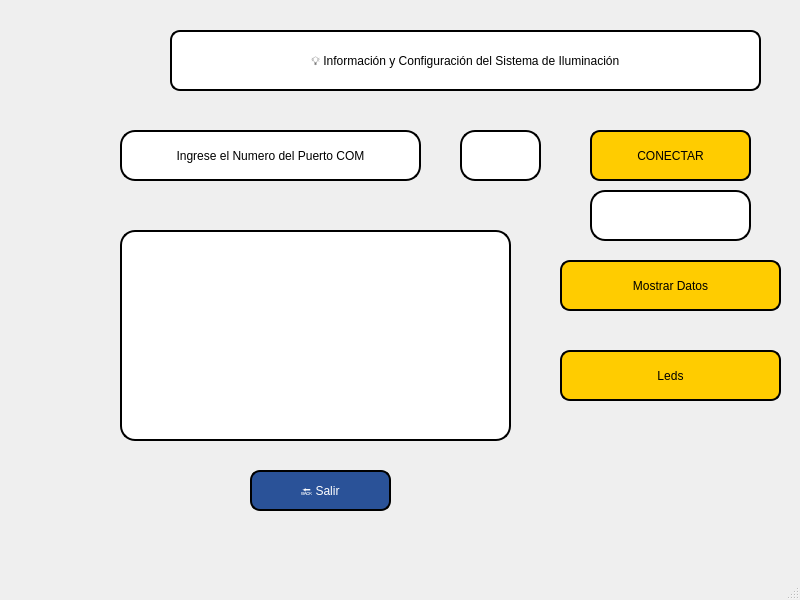
<?xml version="1.0" encoding="UTF-8"?>
<ui version="4.0">
 <class>MainWindow</class>
 <widget class="QMainWindow" name="MainWindow">
  <property name="geometry">
   <rect>
    <x>0</x>
    <y>0</y>
    <width>800</width>
    <height>600</height>
   </rect>
  </property>
  <property name="windowTitle">
   <string>MainWindow</string>
  </property>
  <widget class="QWidget" name="centralwidget">
   <widget class="QLabel" name="label_focos_titulo">
    <property name="geometry">
     <rect>
      <x>170</x>
      <y>30</y>
      <width>591</width>
      <height>61</height>
     </rect>
    </property>
    <property name="styleSheet">
     <string notr="true">background-color: white;
font: bold 14pt &quot;Arial&quot;;
border: 2px solid black;
border-radius: 10px;</string>
    </property>
    <property name="text">
     <string>💡 Información y Configuración del Sistema de Iluminación</string>
    </property>
    <property name="alignment">
     <set>Qt::AlignCenter</set>
    </property>
   </widget>
   <widget class="QLineEdit" name="com">
    <property name="geometry">
     <rect>
      <x>460</x>
      <y>130</y>
      <width>81</width>
      <height>51</height>
     </rect>
    </property>
    <property name="styleSheet">
     <string notr="true">background-color: white;
font: bold 16pt &quot;Arial&quot;;
border: 2px solid black;
border-radius: 15px;
color: black;</string>
    </property>
    <property name="text">
     <string/>
    </property>
    <property name="alignment">
     <set>Qt::AlignCenter</set>
    </property>
   </widget>
   <widget class="QLineEdit" name="txt_estado">
    <property name="geometry">
     <rect>
      <x>590</x>
      <y>190</y>
      <width>161</width>
      <height>51</height>
     </rect>
    </property>
    <property name="styleSheet">
     <string notr="true">background-color: white;
font: bold 12pt &quot;Arial&quot;;
border: 2px solid black;
border-radius: 15px;
color: black;</string>
    </property>
    <property name="alignment">
     <set>Qt::AlignCenter</set>
    </property>
   </widget>
   <widget class="QListWidget" name="listLuminosidad">
    <property name="geometry">
     <rect>
      <x>120</x>
      <y>230</y>
      <width>391</width>
      <height>211</height>
     </rect>
    </property>
    <property name="styleSheet">
     <string notr="true">background-color: white;
font: bold 24pt &quot;Arial&quot;;
border: 2px solid black;
border-radius: 15px;
color: black;</string>
    </property>
   </widget>
   <widget class="QPushButton" name="btn_conectar">
    <property name="geometry">
     <rect>
      <x>590</x>
      <y>130</y>
      <width>161</width>
      <height>51</height>
     </rect>
    </property>
    <property name="styleSheet">
     <string notr="true">background-color: #ffcc00;
color: black;
font: bold 12pt &quot;Arial&quot;;
border: 2px solid black;
border-radius: 10px;</string>
    </property>
    <property name="text">
     <string>CONECTAR</string>
    </property>
   </widget>
   <widget class="QLabel" name="puerto_com">
    <property name="geometry">
     <rect>
      <x>120</x>
      <y>130</y>
      <width>301</width>
      <height>51</height>
     </rect>
    </property>
    <property name="styleSheet">
     <string notr="true">background-color: white;
font: bold 12pt &quot;Arial&quot;;
border: 2px solid black;
border-radius: 15px;
color: black;</string>
    </property>
    <property name="text">
     <string>Ingrese el Numero del Puerto COM</string>
    </property>
    <property name="alignment">
     <set>Qt::AlignCenter</set>
    </property>
   </widget>
   <widget class="QPushButton" name="btn_capturar_luz">
    <property name="geometry">
     <rect>
      <x>560</x>
      <y>260</y>
      <width>221</width>
      <height>51</height>
     </rect>
    </property>
    <property name="styleSheet">
     <string notr="true">background-color: #ffcc00;
color: black;
font: bold 12pt &quot;Arial&quot;;
border: 2px solid black;
border-radius: 10px;</string>
    </property>
    <property name="text">
     <string>Mostrar Datos</string>
    </property>
   </widget>
   <widget class="QPushButton" name="btn_regresar">
    <property name="geometry">
     <rect>
      <x>250</x>
      <y>470</y>
      <width>141</width>
      <height>41</height>
     </rect>
    </property>
    <property name="styleSheet">
     <string notr="true">background-color: #2a5298;
color: white;
font: 10pt &quot;Arial&quot;;
border-radius: 10px;
border: 2px solid black;</string>
    </property>
    <property name="text">
     <string>🔙 Salir</string>
    </property>
   </widget>
   <widget class="QPushButton" name="btn_focos">
    <property name="geometry">
     <rect>
      <x>560</x>
      <y>350</y>
      <width>221</width>
      <height>51</height>
     </rect>
    </property>
    <property name="styleSheet">
     <string notr="true">background-color: #ffcc00;
color: black;
font: bold 12pt &quot;Arial&quot;;
border: 2px solid black;
border-radius: 10px;</string>
    </property>
    <property name="text">
     <string>Leds</string>
    </property>
   </widget>
  </widget>
  <widget class="QMenuBar" name="menubar">
   <property name="geometry">
    <rect>
     <x>0</x>
     <y>0</y>
     <width>800</width>
     <height>21</height>
    </rect>
   </property>
  </widget>
  <widget class="QStatusBar" name="statusbar"/>
 </widget>
 <resources/>
 <connections/>
</ui>
